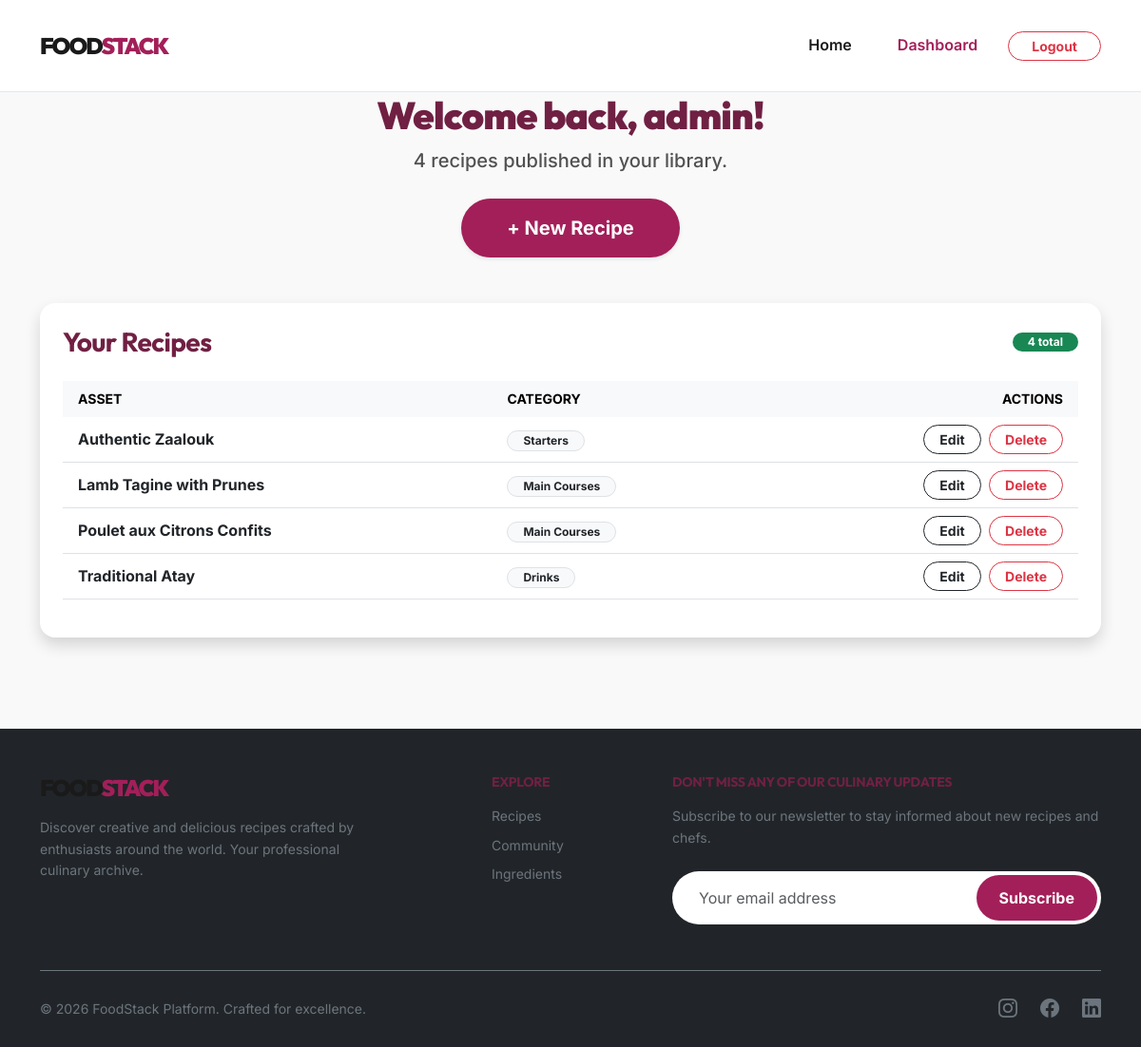
Page /app/dashboard.php (signed in) on the committed database.
### tables this page shows
CREATE TABLE recipes (
    id_recipe INT AUTO_INCREMENT PRIMARY KEY,
    user_id INT NOT NULL,
    category_id INT NOT NULL,
    title VARCHAR(150) NOT NULL,
    ingredients TEXT NOT NULL,
    instructions TEXT NOT NULL,
    prep_time INT,
    cooking_time INT,
    servings INT,
    created_at TIMESTAMP DEFAULT CURRENT_TIMESTAMP,
  
    FOREIGN KEY (user_id) REFERENCES users(id_user) ON DELETE CASCADE,
    FOREIGN KEY (category_id) REFERENCES categories(id_category) ON DELETE CASCADE
);

CREATE TABLE categories (
    id_category INT AUTO_INCREMENT PRIMARY KEY,
    name VARCHAR(100) UNIQUE NOT NULL,
    description TEXT
);

### app/dashboard.php (the view, shortened to what this page needs)
<?php
require_once dirname(__DIR__) . '/config/db.php';
$u_id = $_SESSION['user_id'];
$username = $_SESSION['username'];
try {
    $isAdmin = false;
} catch (PDOException $e) {
    die("Error fetching user data: " . $e->getMessage());
}
try {
    $stmt = $pdo->prepare("
        SELECT p.*, c.name as category_name
        FROM recipes p
        INNER JOIN categories c ON p.category_id = c.id_category
        WHERE p.user_id = ?
        ORDER BY p.created_at DESC
    ");
    $stmt->execute([$u_id]);
    $recipes = $stmt->fetchAll();
    $recipeCount = count($recipes);
} catch (PDOException $e) {
    $error = "Data sync error: " . $e->getMessage();
}
require_once dirname(__DIR__) . '/includes/header.php';
?>
<div class="hero-section text-center mb-5">
    <div class="container">
        <h1 class="fw-900 mb-2">Welcome back, <?php echo htmlspecialchars($username); ?>!</h1>
        <p class="lead fw-500 opacity-75"><?php echo $recipeCount; ?> recipes published in your library.</p>
        <div class="mt-4 d-flex justify-content-center gap-3">
            <a href="recipe/create.php" class="btn btn-dark btn-lg px-5 py-3 rounded-pill fw-bold shadow-sm transition-hover">
                + New Recipe
            </a>
        </div>
    </div>
</div>
<div class="container pb-5">
    <div class="row g-4 h-100">
        <div class="col-lg-<?php echo $isAdmin ? '8' : '12'; ?>">
            <div class="card shadow rounded-4 border-0 p-4">
                <div class="d-flex justify-content-between align-items-center mb-4">
                    <h3 class="fw-bold m-0"><?php echo $isAdmin ? 'Global Repository' : 'Your Recipes'; ?></h3>
                    <span class="badge bg-success rounded-pill px-3"><?php echo $isAdmin ? count($allRecipes) : $recipeCount; ?> total</span>
                </div>
                <div class="table-responsive">
                    <table class="table table-hover align-middle">
                        <thead class="table-light">
                            <tr class="small text-uppercase fw-bold text-muted">
                                <th class="ps-3 border-0">Asset</th>
                                <th class="border-0">Category</th>
                                <th class="border-0 text-end pe-3">Actions</th>
                            </tr>
                        </thead>
                        <tbody>
                            <?php
                            $displayList = $isAdmin ? $allRecipes : $recipes;
                            foreach ($displayList as $p):
                            ?>
                                <tr>
                                    <td class="ps-3">
                                        <div class="fw-bold text-dark">
                                            <a href="recipe/view.php?id=<?php echo $p['id_recipe']; ?>" class="text-dark text-decoration-none"><?php echo htmlspecialchars($p['title']); ?></a>
                                        </div>
                                    </td>
                                    <td>
                                        <span class="badge bg-light text-dark border rounded-pill px-3"><?php echo htmlspecialchars($p['category_name']); ?></span>
                                    </td>
                                    <td class="text-end pe-3">
                                        <a href="recipe/edit.php?id=<?php echo $p['id_recipe']; ?>" class="btn btn-sm btn-outline-dark rounded-pill px-3 fw-bold me-1">Edit</a>
                                        <a href="recipe/delete.php?id=<?php echo $p['id_recipe']; ?>" class="btn btn-sm btn-outline-danger rounded-pill px-3 fw-bold">Delete</a>
                                    </td>
                                </tr>
                            <?php endforeach; ?>
                        </tbody>
                    </table>
                </div>
            </div>
        </div>
    </div>
</div>
<?php require_once dirname(__DIR__) . '/includes/footer.php'; ?>

### style/main.css (style rules this page uses)
:root { --primary-color: #A31F59; --primary-light: #F3E9ED; --dark-magenta: #702043; --dark-color: #1a1a1a; --text-muted: #64748b; --bg-light: #f9f9f9; --surface: #ffffff; --border-color: #e2e8f0; --card-shadow: 0 4px 20px rgba(0, 0, 0, 0.04); --card-shadow-hover: 0 10px 40px rgba(0, 0, 0, 0.08); --radius-lg: 30px; --radius-md: 12px; --container-max: 1440px; }
html { scroll-behavior: smooth; height: 100%; }
body { background-color: var(--bg-light); font-family: 'Inter', system-ui, -apple-system, sans-serif; color: var(--dark-color); display: flex; flex-direction: column; min-height: 100vh; line-height: 1.6; }
h1, h2, h3, h4, h5, h6 { font-family: 'Outfit', sans-serif; font-weight: 700; letter-spacing: -0.02em; color: var(--dark-magenta); }
.fw-900 { font-weight: 900; }
.fw-500 { font-weight: 500; }
.btn-primary, .btn-dark { background: var(--primary-color); border: none; border-radius: 50px; padding: 12px 35px; font-weight: 700; color: #fff; transition: all 0.3s ease; }

### rows in the picture
recipes: title "Authentic Zaalouk", category.name "Starters"
recipes: title "Lamb Tagine with Prunes", category.name "Main Courses"
recipes: title "Poulet aux Citrons Confits", category.name "Main Courses"
recipes: title "Traditional Atay", category.name "Drinks"

### other values in the picture
$username "admin"
$recipeCount "4"
